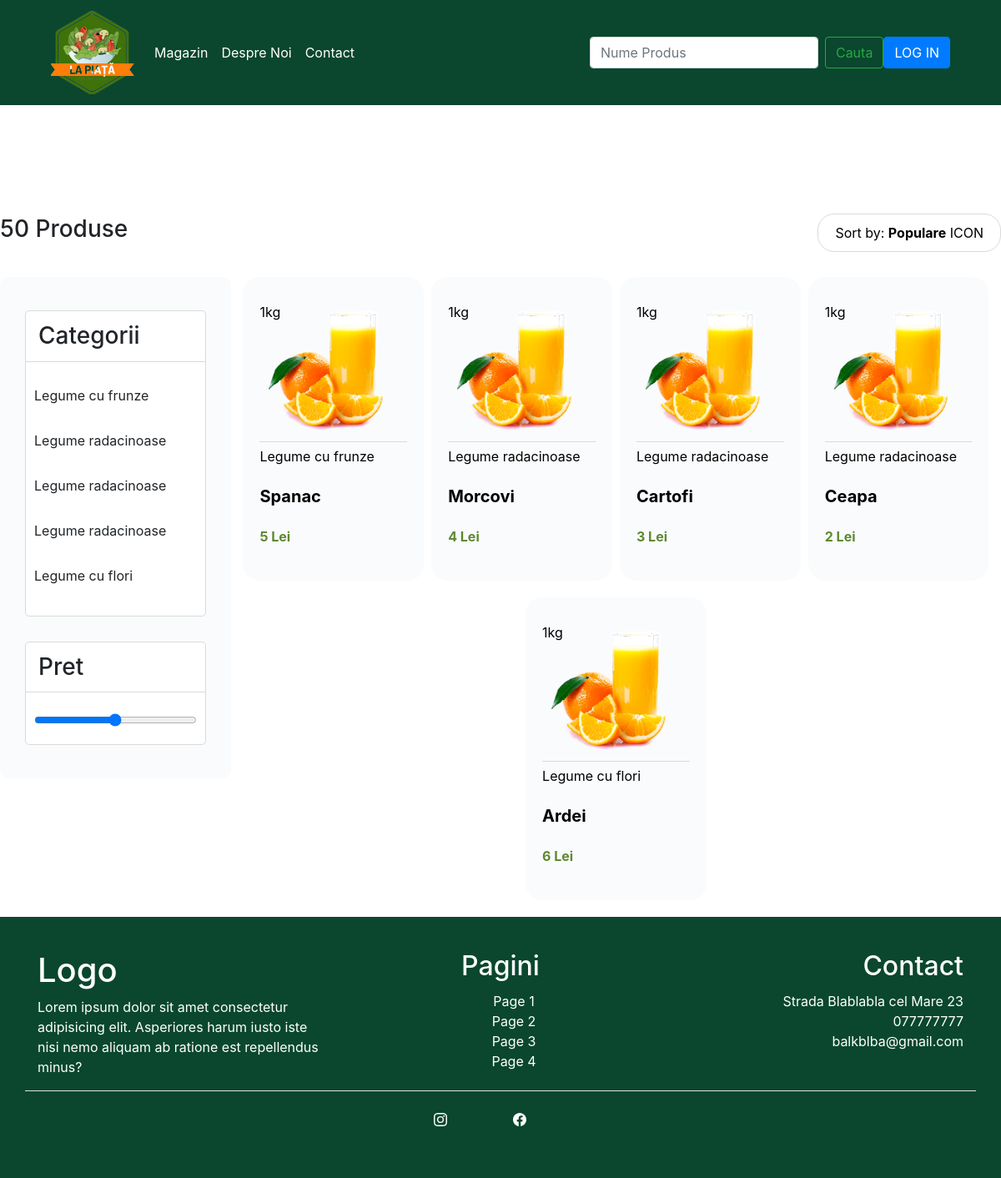
/magazin.php, run on the app's committed database.
### tables this page shows
CREATE TABLE products(
product_id INT NOT NULL AUTO_INCREMENT,
name VARCHAR(255) NOT NULL,
kg INT,
price INT NOT NULL,
catgory INT NOT NULL,
PRIMARY KEY(product_id)
);

CREATE TABLE product_category(
	category_id INT NOT NULL auto_increment,
	name_category VARCHAR(255) NOT NULL,
	PRIMARY KEY(category_id)
);

### magazin.php (the view, shortened to what this page needs)
<!DOCTYPE html>
<?php
$dbClass=new DB();
$pdo=$dbClass->connect();
$statement=$pdo->query('SELECT * FROM products, product_category WHERE products.catgory= product_category.category_id;');
$rows=$statement->fetchAll(PDO::FETCH_ASSOC);
?>
<html lang="en">
<head>
    <link rel="stylesheet" href="style.css">
    <link href="https://cdn.jsdelivr.net/npm/bootstrap@5.3.3/dist/css/bootstrap.min.css" rel="stylesheet">
    <link rel="stylesheet" href="https://cdn.jsdelivr.net/npm/bootstrap@4.0.0/dist/css/bootstrap.min.css">
    <link rel="stylesheet" href="bootstrapStyle.css">
</head>
<body>
      <?php
      include("./components/frontNavBar.php")
    ?>
    <div class="divider"></div>
<div class="shopContainer">
  <div class="shopSortSection">
    <div class="left">
      <h3>50 Produse</h3>
    </div>
    <div class="right">
      <div class="dropdown">
        <button class="dropbtn">Sort by: <b>Populare</b> ICON</button>
      </div>
    </div>
  </div>
    <div class="gridParentForShop">
        <div class="child1">
            <div class="sidebarContent">
                <div class="categorySection">
                    <h3>Categorii</h3>
                    <ul class="categoryList">
                        <?php foreach($rows as $element){?>
                          <li  onclick="location.href='#';" style="cursor: pointer;"><?php echo $element['name_category']?></li>
                        <?php } ?>
                    </ul>
                </div>
                <div class="priceSection">
                    <h3>Pret</h3>
                  <div class="slidecontainer">
                    <input type="range" min="1" max="100" value="50" class="slider" id="myRange">
                </div>
                </div>
             </div>
        </div>
        <div class="child2">
            <div class="secondSection">
                <div class="productsGrid shopPageGrid">
                <?php
                  foreach($rows as $element){
                ?>
                    <div class="productElement" onclick="location.href='./singleProductPage.php?product_id=<?php echo $element['product_id']?>';" style="cursor: pointer;">
                      <div class="productElementContainer">
                        <p class="moreinfo"><?php echo $element['kg']."kg" ?></p>
                        <img class="productElementImg" src="./img/oranges.png" alt="oranges" srcset="">
                        <div class="productElementInfo">
                          <p class="productElementCat"><?php echo $element['name_category'] ?></p>
                          <p class="productElementName"><?php echo $element['name'] ?></p>
                          <p class="price"><?php echo $element['price']." Lei" ?></p>
                        </div>
                      </div>
                    </div>
                <?php
                  }
                ?>
              </div>
              </div>
        </div>
    </div>
</div>
<?php
      include("./components/footer.php")
?>
</body>
</html>

### components/frontNavBar.php (shortened to what this page needs)
<div class="navbarr navbarstyle">
<div class="container navContainer">
<nav class="navbar navbar-expand-lg navbar-light ">
    <a class="navbar-brand" href="index.php"><img src="img/logo.png" alt="" style="max-width: 100px;"></a>
    <div class="collapse navbar-collapse" id="navbarSupportedContent">
      <ul class="navbar-nav mr-auto" >
        <li class="nav-item active">
          <a class="nav-link"style="color: white;" href="magazin.php">Magazin <span class="sr-only">(current)</span></a>
        </li>
        <li class="nav-item">
          <a class="nav-link"style="color: white;" href="aboutus.php">Despre Noi</a>
        </li>
        <li class="nav-item">
            <a class="nav-link"style="color: white;" href="./contact.php">Contact</a>
          </li>
      </ul>
      <form class="form-inline my-2 my-lg-0">
        <input class="form-control mr-sm-2" type="search" placeholder="Nume Produs" aria-label="Search">
        <button class="btn btn-outline-success my-2 my-sm-0" type="submit">Cauta</button>
      </form>
      <?php
          if(isset($_SESSION["userMail"])){
            echo ' <a href="./adminDashboard.php" type="button" class="btn btn-primary" >
            DASHBOARD
            </a>';
          }
          else{
            echo ' <button type="button" class="btn btn-primary" data-toggle="modal" data-target="#exampleModal">
            LOG IN
            </button>';
          }
      ?>
    </div>
  </nav>
</div>
</div>

### components/footer.php (shortened to what this page needs)
<footer>
        <div class="container border-bottom">
            <div class="row  gy-5">
                <div class="col">
                    <h1>Logo</h1>
                    <p>Lorem ipsum dolor sit amet consectetur adipisicing elit. Asperiores harum iusto iste nisi nemo aliquam ab ratione est repellendus minus?</p>
                </div>
                <div class="col footer_pages" >
                    <h2>Pagini</h2>
                    <ul >
                        <li><a  href="http://">Page 1</a></li>
                        <li><a href="http://">Page 2</a></li>
                        <li><a  href="http://">Page 3</a></li>
                        <li><a  href="http://">Page 4</a></li>
                      </ul>
                </div>
                <div class="col footer_3_col" >
                    <h2>Contact</h2>
                    <ul>
                        <li>Strada Blablabla cel Mare 23</li>
                        <li>077777777</li>
                        <li>balkblba@gmail.com</li>
                      </ul>
                </div>
            </div>
        </div>
        <div class="container">
            <div class="row justify-content-md-center b_footer" >
                    <div class= "col-1">
                    </div>
                    <div class="col-1">
                    </div>
            </div>
        </div>
    </footer>

### style.css (style rules this page uses)
* { margin: 0px; padding: 0px; }
body { margin:0; font-family: 'Roboto'; }
.btn { background-color:#5D8930; color: white; padding: 10px 30px; text-decoration: none; margin:10px 0px; display: inline-block; }
.navbar { background-color: transparent; position: absolute; width: 100%; color:white; }
.divider { height: 100px; }
.secondSection { color:black; max-width: 1200px; text-align: center; margin-left: auto; margin-right: auto; }
.productsGrid { display: flex; justify-content: space-between; margin-left: 10px; margin-right: 10px; flex-wrap: wrap; }
.productsGrid .productElement { background-color: #F8F8F8; width: 24%; border-radius: 20px; }
.productElementContainer { padding: 20px; height: -webkit-fill-available; position:relative; }
.productElementContainer .moreinfo { position: absolute; top:30px; }
.productElementImg { width: 100%; border-bottom-style: solid; border-width: 1px;; border-color: #DADADA; }
.productElementInfo { text-align: start; }
.productElementCat { padding: 5px 0px; }
.productElementName { padding: 5x 0px; font-size: 20px; font-weight:bolder; }
.productElement .price { padding: 5px 0px; color: #5D8930; font-weight: bold; }
footer { background-color: #0A472E; padding:50px 0px; color: white; }
footer h2 { margin-bottom: 10px;; }
.gridParentForShop { display: flex; }
.gridParentForShop .child1 { flex: 30%; }
.shopContainer .sidebarContent { background-color: #FAFBFC; position: sticky; top:200px; padding-top:10px; padding-bottom: 10px; border-radius: 10px; }
.sidebarContent .categorySection, .sidebarContent .priceSection { margin: 30px; background:white; border-style: solid; border-width: 1px; border-color: #DADADA; border-radius: 5px; }
.categorySection h3, .priceSection h3 { border-bottom-style:solid ; border-width: 1px; border-color: #DADADA; padding: 13px 15px; }
.gridParentForShop .child1 .categoryList { list-style-type: none; padding: 5px 0px; top:200px; }
.gridParentForShop .child1 li { padding:15px 10px; }
.slidecontainer input { width: 100%; }
.slidecontainer { padding:15px 10px; }
.shopContainer { max-width: 1300px; margin-left: auto ; margin-right: auto; }
.shopSortSection { display: flex; justify-content: space-between; align-items: center; padding: 30px 0px; }
.shopPageGrid { justify-content: space-around; flex-wrap: wrap; }
.shopPageGrid .productElement { background-color: #FAFBFC; }
.shopPageGrid .productElement { width: 24%; min-width: 177px; margin-bottom:20px; }
.dropbtn { background-color: #fff; padding: 10px 20px; font-size: 16px; border: none; cursor: pointer; border-style: solid; border-width: 1px; border-color: #DADADA; border-radius:20px; }
.dropdown { position: relative; display: inline-block; }

### data on the page
products: catgory.name_category "Legume cu frunze", kg "1", name "Spanac", price "5"
products: catgory.name_category "Legume radacinoase", kg "1", name "Morcovi", price "4"
products: catgory.name_category "Legume radacinoase", kg "1", name "Cartofi", price "3"
products: catgory.name_category "Legume radacinoase", kg "1", name "Ceapa", price "2"
products: catgory.name_category "Legume cu flori", kg "1", name "Ardei", price "6"
